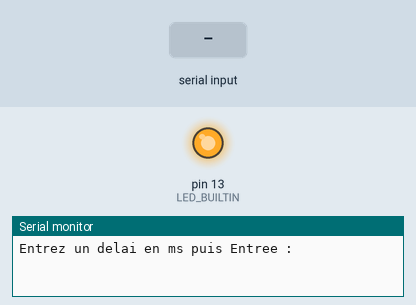
Simulated run of this sketch. Board: Arduino Uno, built with avr-gcc and run on an emulated ATmega328P. On the bench: output pins drawn as LEDs (lit = HIGH), the last lines printed to the serial monitor. Dashed ring = blinking. The inputs (shaded band) are chosen by the test bench.

Above: at 1.2 s.
1.3 s: "5\n" received over Serial
At 1.96 s:
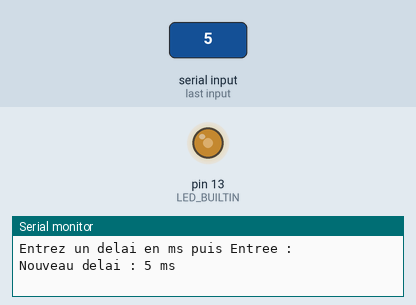
4.3 s: "90\n" received over Serial
At 4.52 s:
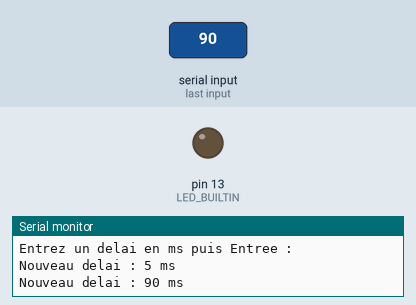
7.3 s: "90,45\n" received over Serial
8.8 s: "200\n" received over Serial
At 9.1 s:
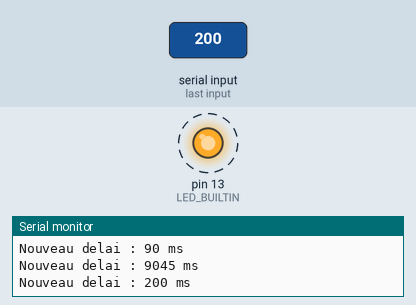
Timing chart, 0 to 12.8 s (numbered marks = the images above; inputs shaded):
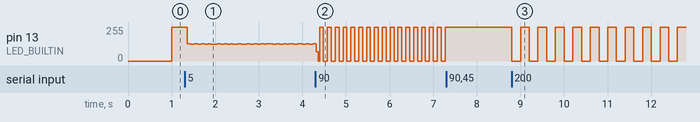

Measured:
- after the input at 7.3 s, pin 13 (LED_BUILTIN): stops changing and stays 255/255
- after the input at 8.8 s, pin 13 (LED_BUILTIN): alternates 255/255 for 0.20 s and 0/255 for 0.20 s, starting at once
- by itself, pin 13 (LED_BUILTIN): moves between 0/255 and 255/255, repeating every 0.54 s

The sketch:

Etape_2_2_Entree_Serie_plusieurs_chiffres.ino
```cpp
// Etape_2_2_Entree_Serie_plusieurs_chiffres
// Le code est écrit en C++ : voir main.cpp (setup/loop) et les classes .h/.cpp de ce dossier.
// Ce fichier .ino doit exister (même nom que le dossier) pour que l'Arduino IDE ouvre le projet.
```

LecteurNombre.cpp
```cpp
#include "LecteurNombre.h"

LecteurNombre::LecteurNombre(Stream& flux) : flux_(flux), accumulateur_(0), chiffreRecu_(false) {}

bool LecteurNombre::lire(unsigned long& valeur) {
  while (flux_.available() > 0) {
    const char c = static_cast<char>(flux_.read());

    if (c >= '0' && c <= '9') {
      accumulateur_ = accumulateur_ * 10 + static_cast<unsigned long>(c - '0');  // ASCII -> chiffre
      chiffreRecu_ = true;
    } else if ((c == '\n' || c == '\r') && chiffreRecu_) {
      valeur = accumulateur_;
      accumulateur_ = 0;
      chiffreRecu_ = false;
      return true;
    }
    // Les autres caractères sont ignorés
  }
  return false;
}
```

LecteurNombre.h
```cpp
#pragma once
#include <Arduino.h>

// Lit de façon non bloquante un nombre entier positif saisi sur un flux série
// (plusieurs chiffres, validé par la touche Entrée).
class LecteurNombre {
public:
  explicit LecteurNombre(Stream& flux);

  // Renvoie true quand un nombre complet a été reçu ; il est alors écrit dans 'valeur'.
  bool lire(unsigned long& valeur);

private:
  Stream& flux_;
  unsigned long accumulateur_;
  bool chiffreRecu_;
};
```

Led.cpp
```cpp
#include "Led.h"

Led::Led(uint8_t broche) : broche_(broche), allumee_(false) {}

void Led::begin() {
  pinMode(broche_, OUTPUT);
  eteindre();
}

void Led::allumer() {
  digitalWrite(broche_, HIGH);
  allumee_ = true;
}

void Led::eteindre() {
  digitalWrite(broche_, LOW);
  allumee_ = false;
}

void Led::basculer() {
  if (allumee_) {
    eteindre();
  } else {
    allumer();
  }
}

bool Led::estAllumee() const {
  return allumee_;
}
```

Led.h
```cpp
#pragma once
#include <Arduino.h>

// Pilote une LED simple branchée sur une broche numérique.
class Led {
public:
  explicit Led(uint8_t broche);

  void begin();          // configure la broche en sortie
  void allumer();
  void eteindre();
  void basculer();       // allumée -> éteinte, éteinte -> allumée
  bool estAllumee() const;

private:
  uint8_t broche_;
  bool allumee_;
};
```

Minuterie.cpp
```cpp
#include "Minuterie.h"

Minuterie::Minuterie(unsigned long periodeMs) : periodeMs_(periodeMs), precedent_(0) {}

bool Minuterie::estEcoulee() {
  const unsigned long maintenant = millis();
  // Soustraction non signée : reste correcte lors du débordement de millis() (~49,7 jours)
  if (maintenant - precedent_ >= periodeMs_) {
    precedent_ = maintenant;
    return true;
  }
  return false;
}

void Minuterie::setPeriode(unsigned long periodeMs) {
  periodeMs_ = periodeMs;
}

unsigned long Minuterie::periode() const {
  return periodeMs_;
}
```

Minuterie.h
```cpp
#pragma once
#include <Arduino.h>

// Minuterie non bloquante basée sur millis().
// estEcoulee() renvoie true une seule fois par période.
class Minuterie {
public:
  explicit Minuterie(unsigned long periodeMs);

  bool estEcoulee();
  void setPeriode(unsigned long periodeMs);
  unsigned long periode() const;

private:
  unsigned long periodeMs_;
  unsigned long precedent_;
};
```

main.cpp
```cpp
// Étape 2.2 (suite) – Lecture d'un nombre de plusieurs chiffres pendant que la LED clignote.
// Taper un délai en millisecondes puis Entrée (moniteur série à 9600 bauds, "Nouvelle ligne").
#include <Arduino.h>
#include "Led.h"
#include "Minuterie.h"
#include "LecteurNombre.h"

namespace {
constexpr unsigned long DEBIT_BAUDS = 9600;
Led ledBleue(LED_BUILTIN);
Minuterie clignotement(1000);
LecteurNombre lecteur(Serial);
}  // namespace

void setup() {
  Serial.begin(DEBIT_BAUDS);
  ledBleue.begin();
  Serial.println("Entrez un delai en ms puis Entree :");
}

void loop() {
  unsigned long nouveauDelai;
  if (lecteur.lire(nouveauDelai)) {
    clignotement.setPeriode(nouveauDelai);
    Serial.print("Nouveau delai : ");
    Serial.print(nouveauDelai);
    Serial.println(" ms");
  }

  if (clignotement.estEcoulee()) {
    ledBleue.basculer();
  }
}
```
